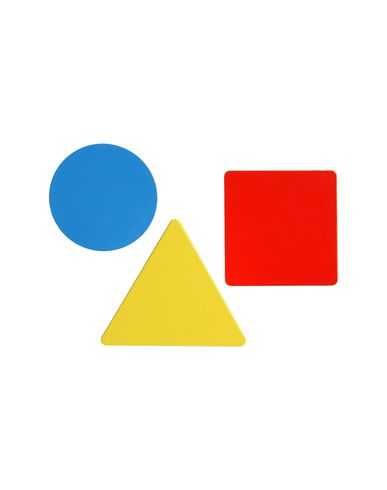
#> input picture week1/image/th.jpg, 387 x 490 px, found by its file name
$ python draw_a_bounding_box.py
#> lines starting #> are read from the running program, lines starting #| are printed output that depends on the picture; after the words box and inside, x2 and y2 are one past the last pixel; in counts of white or black regions, pixels touching at a corner belong together
import cv2
import numpy as np

# Đọc ảnh
img = cv2.imread('.\\image\\th.jpg', cv2.IMREAD_GRAYSCALE)
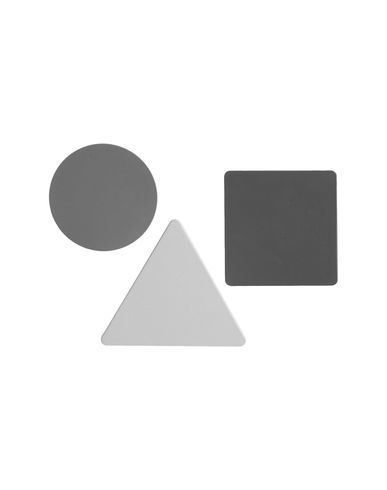
#> img: shape (490, 387); min 59, max 255, mean 233.5

# Làm mịn ảnh
img = cv2.medianBlur(img, 5)

# Tìm cạnh
edges = cv2.Canny(img, 100, 200)
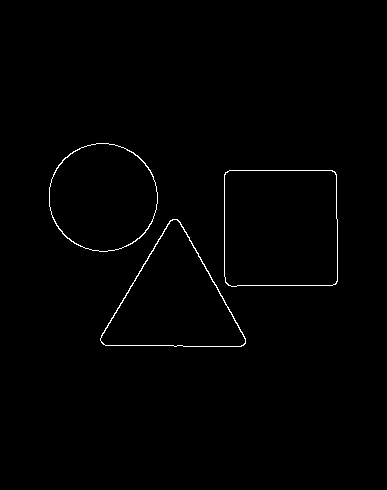
#> edges: shape (490, 387); 0.73% white in thin lines or dots, all inside (x1, y1, x2, y2) = (49, 143, 338, 347)

# Tìm đường viền
contours, _ = cv2.findContours(edges, cv2.RETR_TREE, cv2.CHAIN_APPROX_SIMPLE)
#> contours = 6 contours; box (x1, y1, x2, y2) and area: (224, 170, 338, 287) 12917, (224, 170, 338, 287) 12905, (100, 219, 246, 347) 10192, (100, 219, 246, 347) 10048, (49, 143, 158, 252) 9192, (49, 143, 158, 252) 9103

# Vẽ đường viền
cv2.drawContours(img, contours, -1, (0, 255, 0), 3)
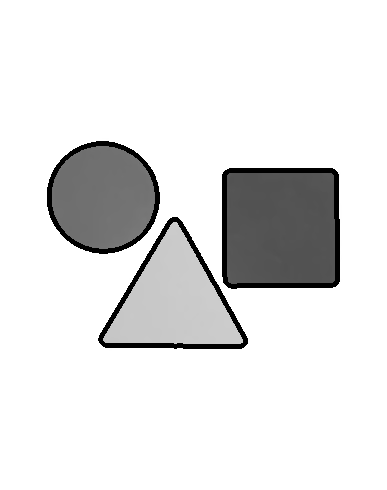
#> img: shape (490, 387); min 0, max 255, mean 227.5

# Phát hiện hình tròn
circles = cv2.HoughCircles(img, cv2.HOUGH_GRADIENT, 1, 20, param1=50, param2=30, minRadius=0, maxRadius=0)
#> circles = [[100.5, 196.5, 54.4]]
if circles is not None:
    circles = np.uint16(np.around(circles))
#> circles = [[100, 196, 54]]
    for i in circles[0,:]:
        # Vẽ đường tròn
        cv2.circle(img, (i[0], i[1]), i[2], (0, 255, 0), 2)
        cv2.putText(img, "circle", (i[0], i[1]), cv2.FONT_HERSHEY_SIMPLEX, 1, (0, 0, 255), 2)
        # Vẽ tâm
        cv2.circle(img, (i[0], i[1]), 2, (0, 0, 255), 3)
#> this loop made 1 pass
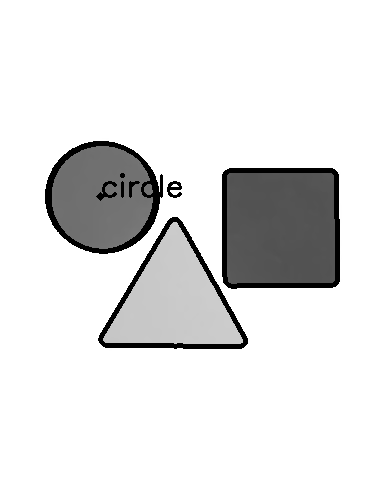
#> img: shape (490, 387); 0.5% of pixels changed, all inside (x1, y1, x2, y2) = (45, 141, 182, 248)


# Xác định hình dạng của vật thể
for cnt in contours:
    # Xác định số lượng cạnh
    peri = cv2.arcLength(cnt, True)
    approx = cv2.approxPolyDP(cnt, 0.04 * peri, True)
    num_edges = len(approx)

    # Tính chu vi và diện tích
    perimeter = cv2.arcLength(cnt, True)
    area = cv2.contourArea(cnt)


    # Xác định hình dạng
    if num_edges == 3:
        shape = 'Triangle'
    elif num_edges == 4:
        shape = 'Square'
    else:
        shape = ''

    # Vẽ hình dạng lên ảnh
    M = cv2.moments(cnt)
    if M['m00'] != 0:
        cx = int(M['m10'] / M['m00'])
        cy = int(M['m01'] / M['m00'])
        cv2.putText(img, shape, (cx, cy), cv2.FONT_HERSHEY_SIMPLEX, 1, (0, 0, 255), 2)
        cv2.circle(img, (cx, cy), 5, (255, 0, 0), -1)
#> this loop made 6 passes
#> (peri, approx, num_edges, perimeter, area, shape, cx, cy) on passes 1 to 4: (458.7, [[170, 220], [101, 342], [243, 345]], 3, 458.7, 10191.5, 'Triangle', 173, 301), (456.4, [[171, 220], [242, 345], [100, 340]], 3, 456.4, 10048.5, 'Triangle', 173, 301), (448.6, [[225, 172], [225, 282], [335, 284], [335, 172]], 4, 448.6, 12917, 'Square', 280, 227), (446.3, [[226, 172], [335, 173], [334, 284], [225, 281]], 4, 446.3, 12905, 'Square', 280, 227)
#> (peri, num_edges, perimeter, area, shape, cx, cy) on passes 5 to 6: (359.4, 7, 359.4, 9192, '', 102, 196), (357, 7, 357, 9103, '', 102, 196)
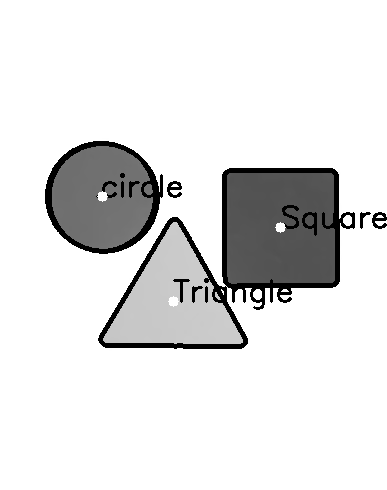
#> img: shape (490, 387); 0.95% of pixels changed, all inside (x1, y1, x2, y2) = (97, 191, 387, 310)


# Hiển thị kết quả
cv2.imshow('Result', img)
cv2.waitKey(0)
cv2.destroyAllWindows()

$ run again, with week1/image/OIP.jpg copied over week1/image/th.jpg
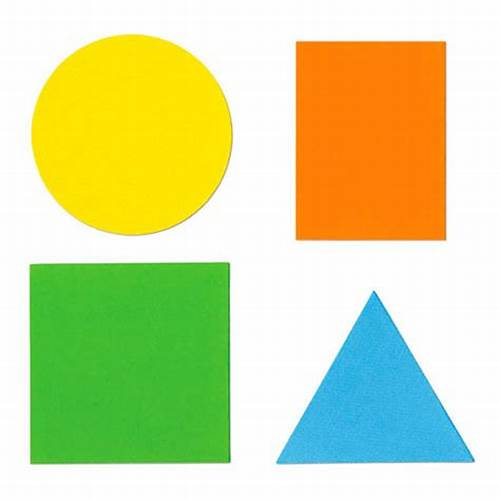
#> input picture week1/image/OIP.jpg, 500 x 500 px, found by its file name
#> `edges = cv2.Canny(img, 100, 200)`:
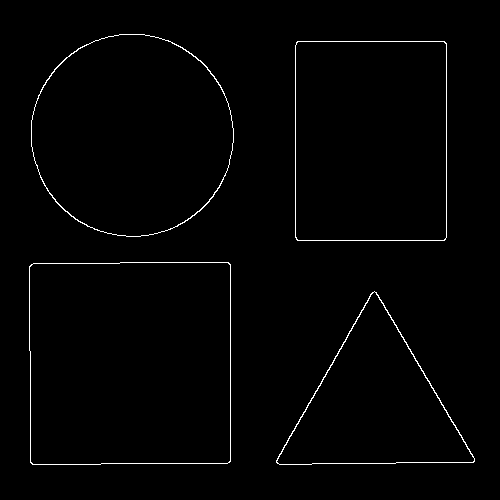
#> edges: shape (500, 500); 1.2% white in thin lines or dots, all inside (x1, y1, x2, y2) = (29, 34, 475, 465)
#> contours = 8 contours; box (x1, y1, x2, y2) and area: (29, 262, 231, 465) 40256, (29, 262, 231, 465) 40247, (31, 34, 234, 237) 32090, (31, 34, 234, 237) 31922, (295, 41, 447, 241) 30037, (295, 41, 447, 241) 30029, (276, 291, 475, 465) 17628, (276, 291, 475, 465) 17430
#> `circles = cv2.HoughCircles(img, cv2.HOUGH_GRADIENT, 1, 20, param1=50, ..`: circles = [[131.5, 134.5, 98.3], [102.5, 138.5, 127.4], [165.5, 125.5, 133.4], [149.5, 147.5, 120], [118.5, 150.5, 117.9], [131.5, 111.5, 80.9], [110.5, 118.5, 76.8], [138.5, 166.5, 71.2], [102.5, 162.5, 63.2], [159.5, 166.5, 61.1], [166.5, 102.5, 55.9]]
#> `circles = np.uint16(np.around(circles))`: circles = [[132, 134, 98], [102, 138, 127], [166, 126, 133], [150, 148, 120], [118, 150, 118], [132, 112, 81], [110, 118, 77], [138, 166, 71], [102, 162, 63], [160, 166, 61], [166, 102, 56]]
#> the loop `for i in circles[0,:]:` made 11 passes
#> the loop `for cnt in contours:` made 8 passes
#> (peri, approx, num_edges, perimeter, area, shape, cx, cy) on passes 1 to 4: (624.3, [[372, 292], [276, 462], [473, 462]], 3, 624.3, 17627.5, 'Triangle', 374, 404), (621.9, [[374, 291], [474, 460], [279, 464]], 3, 621.9, 17430.5, 'Triangle', 374, 404), (799, [[29, 266], [32, 464], [230, 461], [228, 262]], 4, 799, 40256, 'Square', 129, 362), (796.6, [[33, 263], [230, 265], [227, 463], [30, 461]], 4, 796.6, 40247, 'Square', 129, 362)
#> after the loop `for cnt in contours:`:
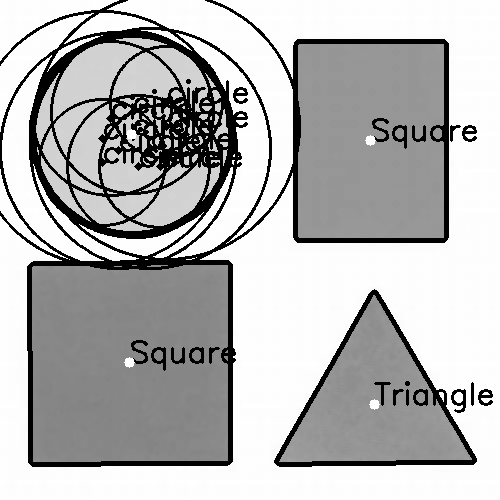
#> img: shape (500, 500); min 0, max 255, mean 181.1

$ run again, with week1/image/R.jpg copied over week1/image/th.jpg
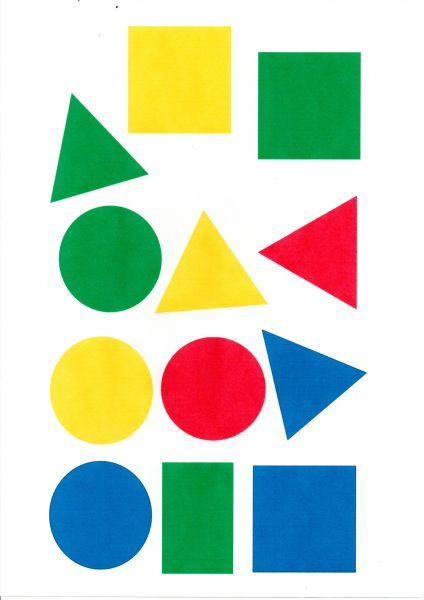
#> input picture week1/image/R.jpg, 424 x 600 px, found by its file name
#> `edges = cv2.Canny(img, 100, 200)`:
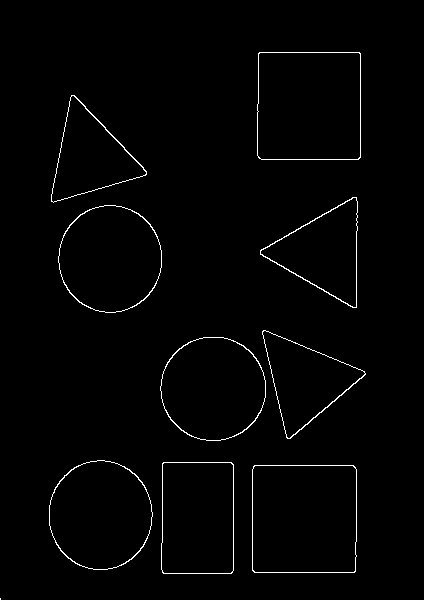
#> edges: shape (600, 424); 1.4% white in thin lines or dots, all inside (x1, y1, x2, y2) = (0, 52, 366, 600)
#> contours = 19 contours, 1 with area under 20; largest, box (x1, y1, x2, y2) and area: (252, 465, 357, 573) 11088, (252, 465, 357, 573) 11080, (257, 52, 361, 160) 10959, (257, 52, 361, 160) 10952, (49, 460, 153, 570) 8837
#> `circles = cv2.HoughCircles(img, cv2.HOUGH_GRADIENT, 1, 20, param1=50, ..`: circles = 47 rows, first 8: [212.5, 385.5, 51.7], [112.5, 257.5, 51.9], [96.5, 514.5, 58], [102.5, 390.5, 53.6], [216.5, 154.5, 153], [301.5, 518.5, 57], [206.5, 414.5, 75.4], [279.5, 496.5, 78.6]
#> `circles = np.uint16(np.around(circles))`: circles = 47 rows, first 8: [212, 386, 52], [112, 258, 52], [96, 514, 58], [102, 390, 54], [216, 154, 153], [302, 518, 57], [206, 414, 75], [280, 496, 79]
#> the loop `for i in circles[0,:]:` made 47 passes
#> the loop `for cnt in contours:` made 19 passes
#> (peri, approx, num_edges, perimeter, area, shape, cx, cy) on passes 2 to 5: (417.6, [[254, 465], [252, 570], [354, 572], [355, 467]], 4, 417.6, 11087.5, 'Square', 303, 518), (415.2, [[255, 465], [356, 469], [353, 572], [252, 569]], 4, 415.2, 11079.5, 'Square', 303, 518), (361.3, [[163, 462], [162, 572], [231, 573], [233, 464]], 4, 361.3, 7902, 'Square', 197, 517), (359, [[164, 462], [233, 465], [230, 573], [162, 571]], 4, 359, 7895, 'Square', 197, 517)
#> after the loop `for cnt in contours:`:
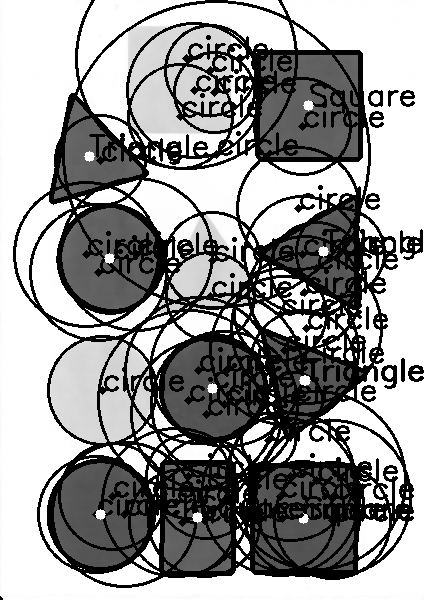
#> img: shape (600, 424); min 0, max 255, mean 150.7
